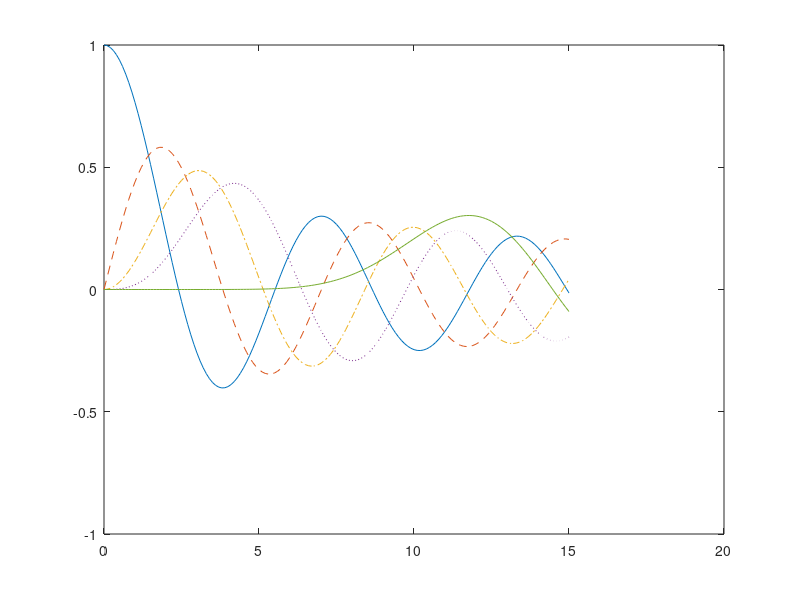

Here is the MATLAB script that generated this plot: (Note: this script raises an error after producing the figure.)
%% SET STYLES FOR MULTIPLE LINES
t = 0:0.1:15;   % Create data series.
n = [0:3,10];   % Parameters of Bessel function.
x = zeros(length(n),length(t));  % Allocate space.
line_style = {'-';'--';'-.';':';'.'}; % Set the line style order.
for I = 1:length(n)
    x(I,:) = besselj(n(I),t);
end
figure;
h = plot(t,x);
% Use set with cell array. Type 'help set' for more information.
set(h,{'LineStyle'},line_style); 